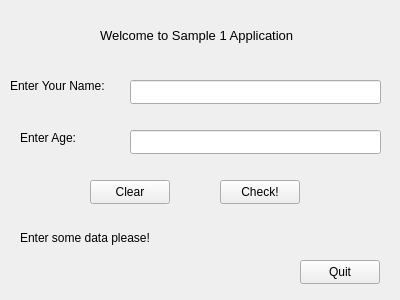
<?xml version="1.0" encoding="UTF-8"?>
<ui version="4.0">
 <class>MainWindow</class>
 <widget class="QMainWindow" name="MainWindow">
  <property name="geometry">
   <rect>
    <x>0</x>
    <y>0</y>
    <width>400</width>
    <height>300</height>
   </rect>
  </property>
  <property name="windowTitle">
   <string>MainWindow</string>
  </property>
  <widget class="QWidget" name="centralWidget">
   <widget class="QLabel" name="label">
    <property name="geometry">
     <rect>
      <x>100</x>
      <y>20</y>
      <width>211</width>
      <height>31</height>
     </rect>
    </property>
    <property name="font">
     <font>
      <pointsize>10</pointsize>
     </font>
    </property>
    <property name="text">
     <string>Welcome to Sample 1 Application</string>
    </property>
   </widget>
   <widget class="QLabel" name="label_2">
    <property name="geometry">
     <rect>
      <x>10</x>
      <y>70</y>
      <width>111</width>
      <height>31</height>
     </rect>
    </property>
    <property name="text">
     <string>Enter Your Name:</string>
    </property>
   </widget>
   <widget class="QLabel" name="label_3">
    <property name="geometry">
     <rect>
      <x>20</x>
      <y>130</y>
      <width>111</width>
      <height>16</height>
     </rect>
    </property>
    <property name="text">
     <string>Enter Age:</string>
    </property>
   </widget>
   <widget class="QLineEdit" name="lineEdit">
    <property name="geometry">
     <rect>
      <x>130</x>
      <y>80</y>
      <width>251</width>
      <height>24</height>
     </rect>
    </property>
   </widget>
   <widget class="QLineEdit" name="lineEdit_2">
    <property name="geometry">
     <rect>
      <x>130</x>
      <y>130</y>
      <width>251</width>
      <height>24</height>
     </rect>
    </property>
   </widget>
   <widget class="QPushButton" name="pushButton">
    <property name="geometry">
     <rect>
      <x>90</x>
      <y>180</y>
      <width>80</width>
      <height>24</height>
     </rect>
    </property>
    <property name="text">
     <string>Clear</string>
    </property>
   </widget>
   <widget class="QLabel" name="label_4">
    <property name="geometry">
     <rect>
      <x>20</x>
      <y>230</y>
      <width>351</width>
      <height>16</height>
     </rect>
    </property>
    <property name="text">
     <string>Enter some data please!</string>
    </property>
   </widget>
   <widget class="QPushButton" name="pushButton_2">
    <property name="geometry">
     <rect>
      <x>220</x>
      <y>180</y>
      <width>80</width>
      <height>24</height>
     </rect>
    </property>
    <property name="text">
     <string>Check!</string>
    </property>
   </widget>
   <widget class="QPushButton" name="pushButton_3">
    <property name="geometry">
     <rect>
      <x>300</x>
      <y>260</y>
      <width>80</width>
      <height>24</height>
     </rect>
    </property>
    <property name="text">
     <string>Quit</string>
    </property>
   </widget>
  </widget>
 </widget>
 <layoutdefault spacing="6" margin="11"/>
 <resources/>
 <connections/>
</ui>
